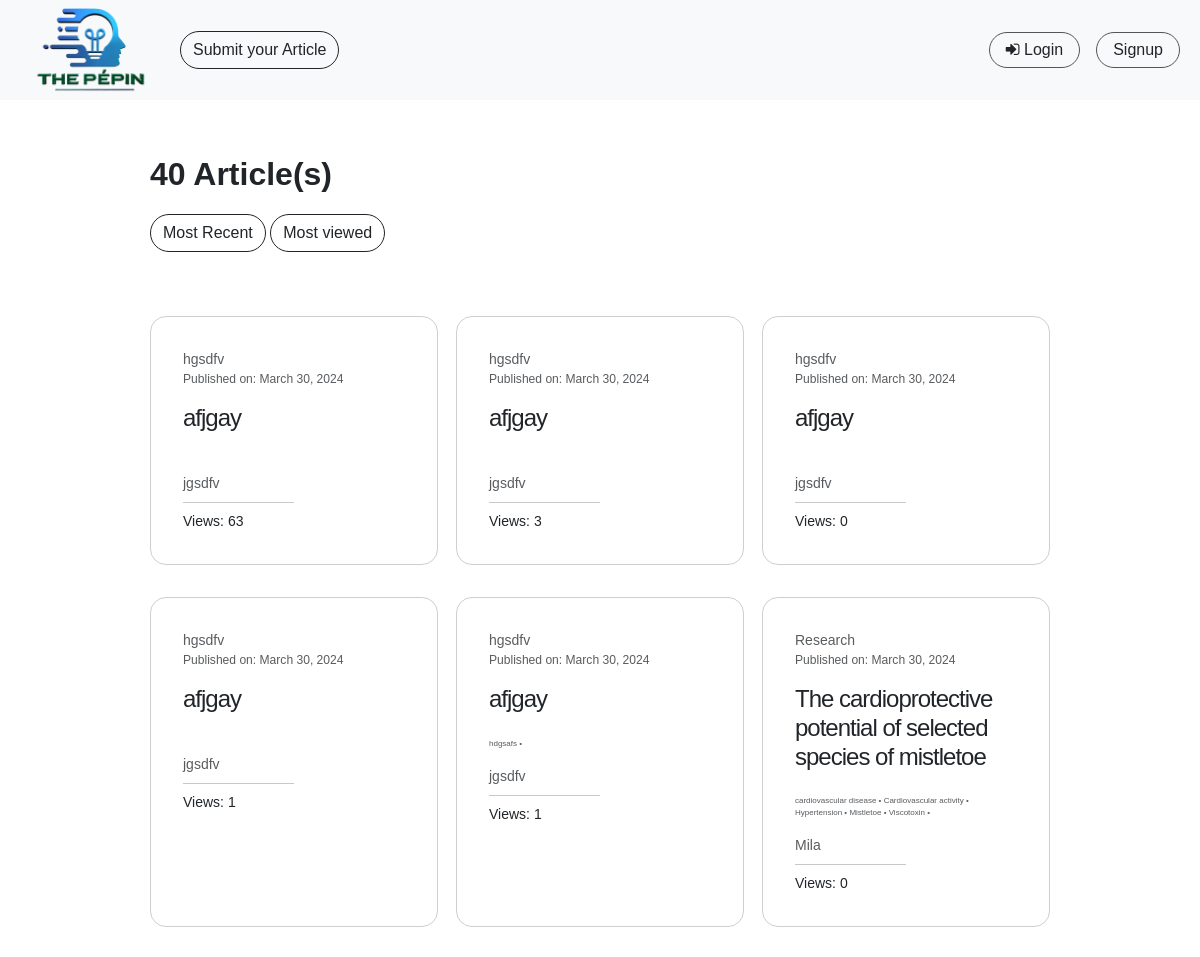
Before: / (upper part) with the older database file.
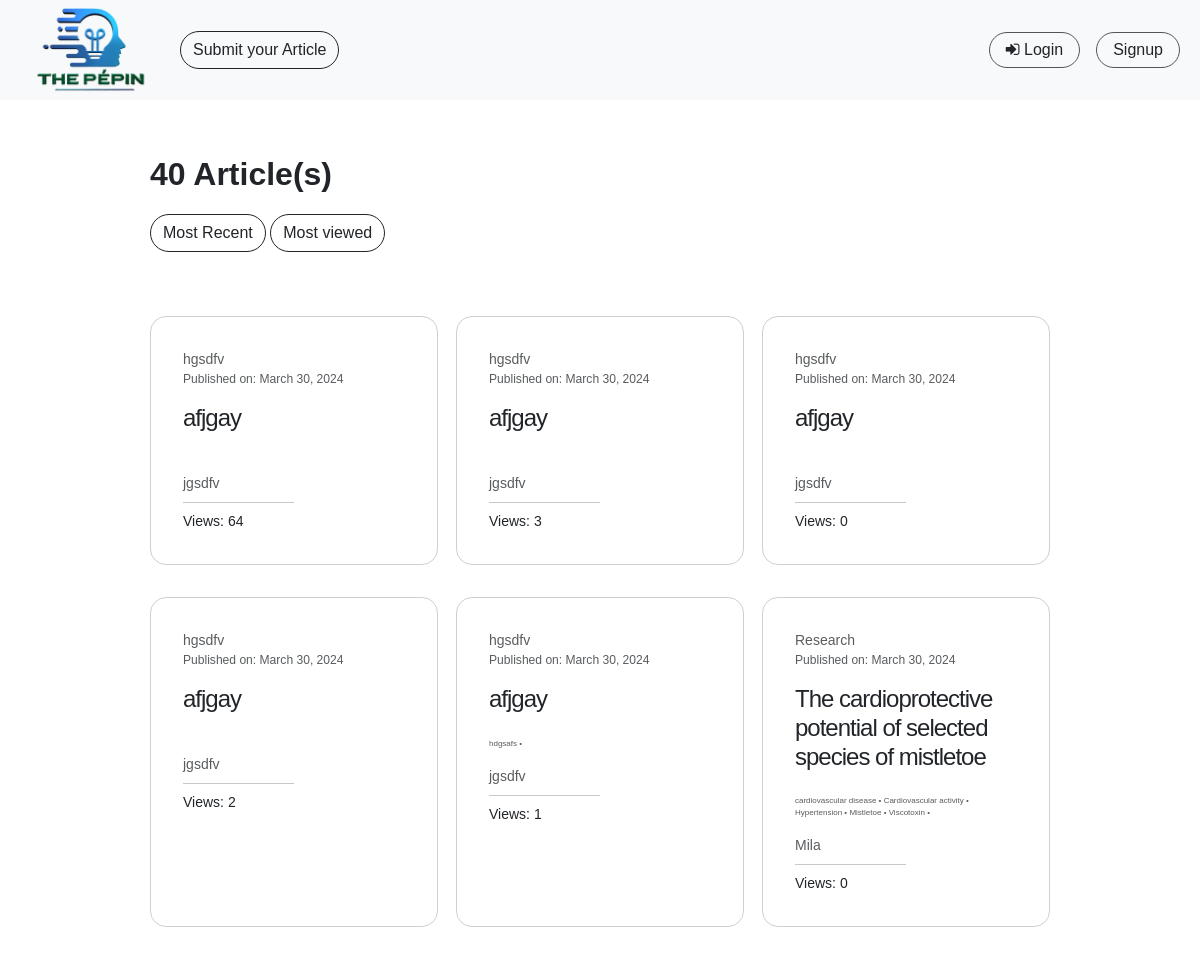
After: the same page with the newer database file.
### base/models.py (models this page shows, shortened)
class Article(models.Model):
    title = models.CharField(max_length=255)
    user = models.ForeignKey('User', on_delete=models.CASCADE, related_name='articleUser', blank=False)
    article_type = models.ForeignKey('ArticleType', on_delete=models.CASCADE, related_name='articlestype', blank=True)
    resources = models.ManyToManyField('Resources', related_name='articles', blank=True)
    description = models.TextField()
    disclaimer = models.TextField(blank=True)
    copyright = models.TextField(blank=True)
    reviewed_by = models.ForeignKey(User, on_delete=models.CASCADE, related_name='reviewed_articles', blank=True, null=True)
    edited_by = models.ForeignKey(User, on_delete=models.CASCADE, related_name='edited_articles', blank=True, null=True)
    received_date = models.DateField(blank=True, null=True, auto_now_add=True)
    accepted_date = models.DateField(blank=True, null=True)
    published_date = models.DateField(blank=True, null=True, auto_now_add=True)
    keywords = models.ManyToManyField('Keyword', related_name='articles', blank=True)
    institution = models.ForeignKey('Institution', related_name='institution_articles', on_delete=models.CASCADE, blank=True)
    views=  models.PositiveIntegerField(null=False, blank=False, default=0)

class ArticleType(models.Model):
    name = models.CharField(max_length=100, unique=True)
    def __str__(self) -> str:
        return self.name

class Institution(models.Model):
    name = models.CharField(max_length=255)
    def __str__(self) -> str:
        return self.name

### base/views.py (the view)
# urls.py: path('', views.homepage_view, name="homepage_view"),
def homepage_view(request):
    all_articles = None
    sort = request.GET.get('sort') if request.GET.get('sort') != None else 'recent'
    if sort=='recent':
        all_articles = Article.objects.all().order_by('-published_date')
    elif sort=='viewed':
        all_articles = Article.objects.all().order_by('-views')
    context = {
        'all_articles':all_articles,
    }
    return render(request, 'base/homepage.html', context)

### templates/base/homepage.html (shortened to what this page needs)
{% extends "base/base.html" %}
{% block content %}
<div class="main_all_articles w-75 mx-auto my-5">
<span class="fw-bold fs-2 ariel">{{all_articles|length}} Article(s)</span>
<div class="all_filters mt-3">
    <div class="left_filters">
        <a class="btn active rounded-pill" href="{% url 'homepage_view' %}?sort=recent">Most Recent</a>
        <a class="btn active rounded-pill" href="{% url 'homepage_view' %}?sort=viewed">Most viewed</a>
    </div>
</div>
<div class="all_articles_container my-5">
    {% for article in all_articles %}
    <a class="article_card text-dark no_underline" href="{% url 'article_view' article.id %}">
        <small class="my-0 text-muted">{{article.article_type}}</small>
        <small class="text-muted published_date_of_article">Published on: {{article.published_date}}</small>
        <span class="h4 art__headline">{{article.title | slice:"0:100" }}</span>
        <small class="article_keywords text-muted">
            {% for keyword in article.keywords.all|slice:":6" %}
                {{ keyword.name }} •
            {% endfor %}
        </small>
        <small class="my-0 text-muted">{{article.institution}}</small>
        <hr class="my-2 w-50">
        <small class="my-0">Views: {{article.views}}</small>
    </a>
    {% endfor %}
</div>
</div>
{% endblock content %}

Changed rows visible on the page:
changed Article (number 1 of 6 on the later page): views "63" → "64"
changed Article (number 4 of 6 on the later page): views "1" → "2"
